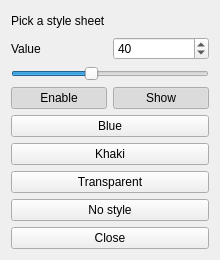
<?xml version="1.0" encoding="UTF-8"?>
<!-- Self-authored for fontlab-python-examples (Apache-2.0): style switcher form. -->
<ui version="4.0">
 <class>StyleWidget</class>
 <widget class="QWidget" name="StyleWidget">
  <property name="geometry"><rect><x>0</x><y>0</y><width>220</width><height>260</height></rect></property>
  <property name="windowTitle"><string>Style switcher</string></property>
  <layout class="QVBoxLayout" name="mainLayout">
   <item><widget class="QLabel" name="title"><property name="text"><string>Pick a style sheet</string></property></widget></item>
   <item>
    <layout class="QHBoxLayout" name="valueRow">
     <item><widget class="QLabel" name="valueLabel"><property name="text"><string>Value</string></property></widget></item>
     <item><widget class="QSpinBox" name="spinBox"><property name="maximum"><number>100</number></property><property name="value"><number>40</number></property></widget></item>
    </layout>
   </item>
   <item><widget class="QSlider" name="slider"><property name="orientation"><enum>Qt::Horizontal</enum></property><property name="maximum"><number>100</number></property><property name="value"><number>40</number></property></widget></item>
   <item>
    <layout class="QHBoxLayout" name="toggleRow">
     <item><widget class="QPushButton" name="enableButton"><property name="text"><string>Enable</string></property><property name="checkable"><bool>true</bool></property><property name="checked"><bool>true</bool></property></widget></item>
     <item><widget class="QPushButton" name="showButton"><property name="text"><string>Show</string></property><property name="checkable"><bool>true</bool></property><property name="checked"><bool>true</bool></property></widget></item>
    </layout>
   </item>
   <item><widget class="QPushButton" name="blueStyle"><property name="text"><string>Blue</string></property></widget></item>
   <item><widget class="QPushButton" name="khakiStyle"><property name="text"><string>Khaki</string></property></widget></item>
   <item><widget class="QPushButton" name="transparentStyle"><property name="text"><string>Transparent</string></property></widget></item>
   <item><widget class="QPushButton" name="noStyle"><property name="text"><string>No style</string></property></widget></item>
   <item><widget class="QPushButton" name="close"><property name="text"><string>Close</string></property></widget></item>
  </layout>
 </widget>
 <resources/>
 <connections>
  <connection><sender>spinBox</sender><signal>valueChanged(int)</signal><receiver>slider</receiver><slot>setValue(int)</slot></connection>
  <connection><sender>slider</sender><signal>valueChanged(int)</signal><receiver>spinBox</receiver><slot>setValue(int)</slot></connection>
  <connection><sender>enableButton</sender><signal>toggled(bool)</signal><receiver>slider</receiver><slot>setEnabled(bool)</slot></connection>
  <connection><sender>showButton</sender><signal>toggled(bool)</signal><receiver>slider</receiver><slot>setVisible(bool)</slot></connection>
 </connections>
</ui>
